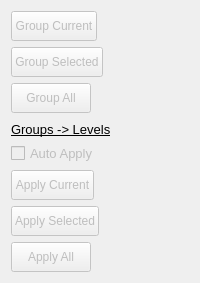
              <widget class="QWidget" name="tabIndividual">
               <property name="maximumSize">
                <size>
                 <width>300</width>
                 <height>16777215</height>
                </size>
               </property>
               <property name="layoutDirection">
                <enum>Qt::LeftToRight</enum>
               </property>
               <property name="autoFillBackground">
                <bool>true</bool>
               </property>
               <attribute name="title">
                <string>Individual</string>
               </attribute>
               <layout class="QVBoxLayout" name="verticalLayout_28">
                <item>
                 <widget class="QPushButton" name="btnGroupCurrent">
                  <property name="enabled">
                   <bool>false</bool>
                  </property>
                  <property name="sizePolicy">
                   <sizepolicy hsizetype="Fixed" vsizetype="Fixed">
                    <horstretch>0</horstretch>
                    <verstretch>0</verstretch>
                   </sizepolicy>
                  </property>
                  <property name="minimumSize">
                   <size>
                    <width>0</width>
                    <height>30</height>
                   </size>
                  </property>
                  <property name="text">
                   <string>Group Current</string>
                  </property>
                  <property name="icon">
                   <iconset resource="../icons.qrc">
                    <normaloff>:/icons/icons/group-current.png</normaloff>:/icons/icons/group-current.png</iconset>
                  </property>
                  <property name="iconSize">
                   <size>
                    <width>20</width>
                    <height>20</height>
                   </size>
                  </property>
                 </widget>
                </item>
                <item>
                 <widget class="QPushButton" name="btnGroupSelected">
                  <property name="enabled">
                   <bool>false</bool>
                  </property>
                  <property name="sizePolicy">
                   <sizepolicy hsizetype="Fixed" vsizetype="Fixed">
                    <horstretch>0</horstretch>
                    <verstretch>0</verstretch>
                   </sizepolicy>
                  </property>
                  <property name="minimumSize">
                   <size>
                    <width>0</width>
                    <height>30</height>
                   </size>
                  </property>
                  <property name="text">
                   <string>Group Selected</string>
                  </property>
                  <property name="icon">
                   <iconset resource="../icons.qrc">
                    <normaloff>:/icons/icons/group-selected.png</normaloff>:/icons/icons/group-selected.png</iconset>
                  </property>
                  <property name="iconSize">
                   <size>
                    <width>20</width>
                    <height>20</height>
                   </size>
                  </property>
                 </widget>
                </item>
                <item>
                 <widget class="QPushButton" name="btnGroupAll">
                  <property name="enabled">
                   <bool>false</bool>
                  </property>
                  <property name="sizePolicy">
                   <sizepolicy hsizetype="Fixed" vsizetype="Fixed">
                    <horstretch>0</horstretch>
                    <verstretch>0</verstretch>
                   </sizepolicy>
                  </property>
                  <property name="minimumSize">
                   <size>
                    <width>0</width>
                    <height>30</height>
                   </size>
                  </property>
                  <property name="text">
                   <string>Group All</string>
                  </property>
                  <property name="icon">
                   <iconset resource="../icons.qrc">
                    <normaloff>:/icons/icons/group-all.png</normaloff>:/icons/icons/group-all.png</iconset>
                  </property>
                  <property name="iconSize">
                   <size>
                    <width>20</width>
                    <height>20</height>
                   </size>
                  </property>
                 </widget>
                </item>
                <item>
                 <spacer name="spcGroup_Buttons_Top_2">
                  <property name="orientation">
                   <enum>Qt::Vertical</enum>
                  </property>
                  <property name="sizeType">
                   <enum>QSizePolicy::Expanding</enum>
                  </property>
                  <property name="sizeHint" stdset="0">
                   <size>
                    <width>17</width>
                    <height>3</height>
                   </size>
                  </property>
                 </spacer>
                </item>
                <item>
                 <widget class="QLabel" name="lblGroup_2Levels">
                  <property name="sizePolicy">
                   <sizepolicy hsizetype="Preferred" vsizetype="Minimum">
                    <horstretch>0</horstretch>
                    <verstretch>0</verstretch>
                   </sizepolicy>
                  </property>
                  <property name="minimumSize">
                   <size>
                    <width>0</width>
                    <height>10</height>
                   </size>
                  </property>
                  <property name="maximumSize">
                   <size>
                    <width>16777215</width>
                    <height>16</height>
                   </size>
                  </property>
                  <property name="font">
                   <font>
                    <pointsize>10</pointsize>
                    <underline>true</underline>
                   </font>
                  </property>
                  <property name="layoutDirection">
                   <enum>Qt::LeftToRight</enum>
                  </property>
                  <property name="text">
                   <string>Groups -&gt; Levels</string>
                  </property>
                  <property name="alignment">
                   <set>Qt::AlignLeading|Qt::AlignLeft|Qt::AlignVCenter</set>
                  </property>
                 </widget>
                </item>
                <item>
                 <widget class="QCheckBox" name="chbGroup_Auto_Apply">
                  <property name="enabled">
                   <bool>false</bool>
                  </property>
                  <property name="sizePolicy">
                   <sizepolicy hsizetype="Minimum" vsizetype="Minimum">
                    <horstretch>0</horstretch>
                    <verstretch>0</verstretch>
                   </sizepolicy>
                  </property>
                  <property name="font">
                   <font>
                    <pointsize>10</pointsize>
                   </font>
                  </property>
                  <property name="layoutDirection">
                   <enum>Qt::LeftToRight</enum>
                  </property>
                  <property name="text">
                   <string>Auto Apply</string>
                  </property>
                  <property name="iconSize">
                   <size>
                    <width>16</width>
                    <height>16</height>
                   </size>
                  </property>
                  <property name="checked">
                   <bool>false</bool>
                  </property>
                  <property name="tristate">
                   <bool>false</bool>
                  </property>
                 </widget>
                </item>
                <item>
                 <widget class="QPushButton" name="btnApplyGroupsCurrent">
                  <property name="enabled">
                   <bool>false</bool>
                  </property>
                  <property name="sizePolicy">
                   <sizepolicy hsizetype="Fixed" vsizetype="Fixed">
                    <horstretch>0</horstretch>
                    <verstretch>0</verstretch>
                   </sizepolicy>
                  </property>
                  <property name="minimumSize">
                   <size>
                    <width>0</width>
                    <height>30</height>
                   </size>
                  </property>
                  <property name="text">
                   <string>Apply Current</string>
                  </property>
                  <property name="icon">
                   <iconset resource="../icons.qrc">
                    <normaloff>:/icons/icons/group-all.png</normaloff>:/icons/icons/group-all.png</iconset>
                  </property>
                  <property name="iconSize">
                   <size>
                    <width>20</width>
                    <height>20</height>
                   </size>
                  </property>
                 </widget>
                </item>
                <item>
                 <widget class="QPushButton" name="btnApplyGroupsSelected">
                  <property name="enabled">
                   <bool>false</bool>
                  </property>
                  <property name="sizePolicy">
                   <sizepolicy hsizetype="Fixed" vsizetype="Fixed">
                    <horstretch>0</horstretch>
                    <verstretch>0</verstretch>
                   </sizepolicy>
                  </property>
                  <property name="minimumSize">
                   <size>
                    <width>0</width>
                    <height>30</height>
                   </size>
                  </property>
                  <property name="text">
                   <string>Apply Selected</string>
                  </property>
                  <property name="icon">
                   <iconset resource="../icons.qrc">
                    <normaloff>:/icons/icons/group-all.png</normaloff>:/icons/icons/group-all.png</iconset>
                  </property>
                  <property name="iconSize">
                   <size>
                    <width>20</width>
                    <height>20</height>
                   </size>
                  </property>
                 </widget>
                </item>
                <item>
                 <widget class="QPushButton" name="btnApplyGroupsAll">
                  <property name="enabled">
                   <bool>false</bool>
                  </property>
                  <property name="sizePolicy">
                   <sizepolicy hsizetype="Fixed" vsizetype="Fixed">
                    <horstretch>0</horstretch>
                    <verstretch>0</verstretch>
                   </sizepolicy>
                  </property>
                  <property name="minimumSize">
                   <size>
                    <width>0</width>
                    <height>30</height>
                   </size>
                  </property>
                  <property name="text">
                   <string>Apply All</string>
                  </property>
                  <property name="icon">
                   <iconset resource="../icons.qrc">
                    <normaloff>:/icons/icons/group-all.png</normaloff>:/icons/icons/group-all.png</iconset>
                  </property>
                  <property name="iconSize">
                   <size>
                    <width>20</width>
                    <height>20</height>
                   </size>
                  </property>
                 </widget>
                </item>
               </layout>
              </widget>
